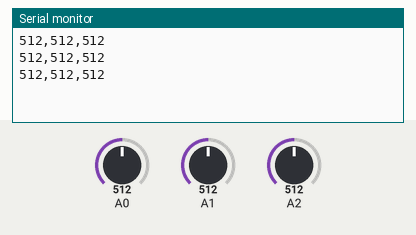
A sketch run on a simulated Arduino Uno, built with avr-gcc and run on an emulated ATmega328P. On the bench: the last lines printed to the serial monitor. The inputs (shaded band) are chosen by the test bench; at power-on: A0 = 512, A1 = 512, A2 = 512.

Above: at 1.3 s.
1.4 s: A0 set to 716
At 1.9 s:
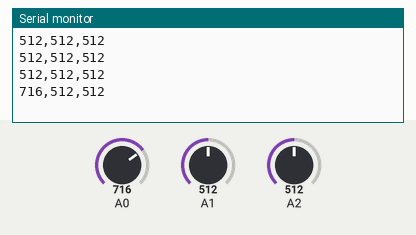
2.9 s: A1 set to 716
At 3.4 s:
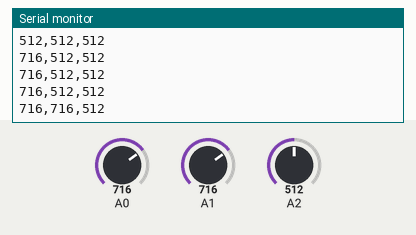
4.4 s: A2 set to 716
At 4.9 s:
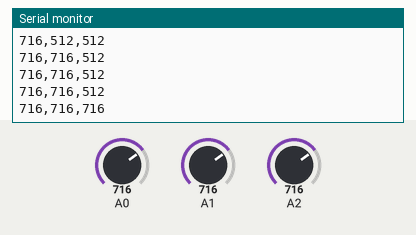
5.9 s: A0 set to 900
At 6.3 s:
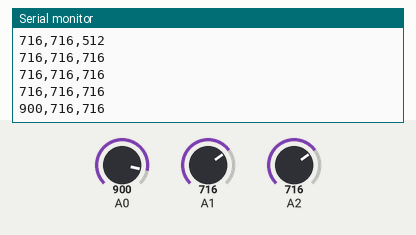
7.4 s: A1 set to 900
At 7.9 s:
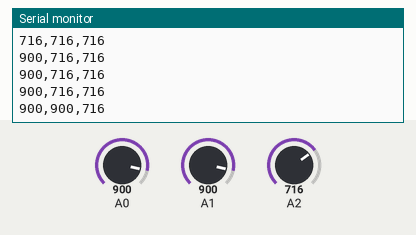
8.9 s: A2 set to 900
At 9.4 s:
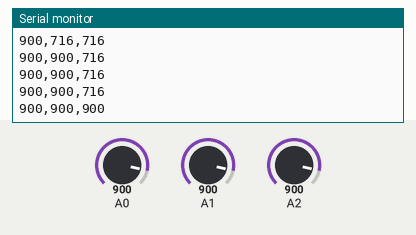
Timing chart, 0 to 11.4 s (numbered marks = the images above; inputs shaded):
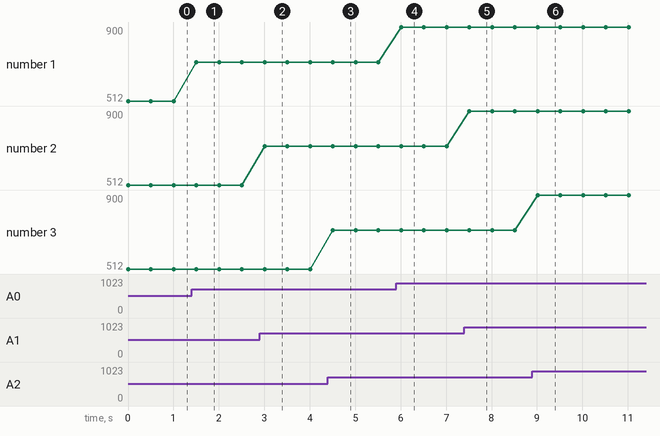

The sketch:

display_interface.ino
```cpp
void setup() {
  Serial.begin(9600);
  pinMode(A0, INPUT);
  pinMode(A1, INPUT);
  pinMode(A2, INPUT);
}

void loop() {
  int gas = analogRead(A0);
  int temp = analogRead(A1);
  int water = analogRead(A2);
  Serial.print(gas);
  Serial.print(",");
  Serial.print(temp);
  Serial.print(",");
  Serial.println(water);
  delay(500);
}
```

Measured:
- after the input at 1.4 s, the serial monitor: prints a new line after 0.10 s (image 1)
- after the input at 2.9 s, the serial monitor: prints a new line after 0.11 s (image 2)
- after the input at 4.4 s, the serial monitor: prints a new line after 0.11 s (image 3)
- after the input at 5.9 s, the serial monitor: prints a new line after 0.11 s (image 4)
- after the input at 7.4 s, the serial monitor: prints a new line after 0.11 s (image 5)
- after the input at 8.9 s, the serial monitor: prints a new line after 0.12 s (image 6)
- plotted number 1: 512 → 716 after the input at 1.4 s, 716 → 900 after the input at 5.9 s
